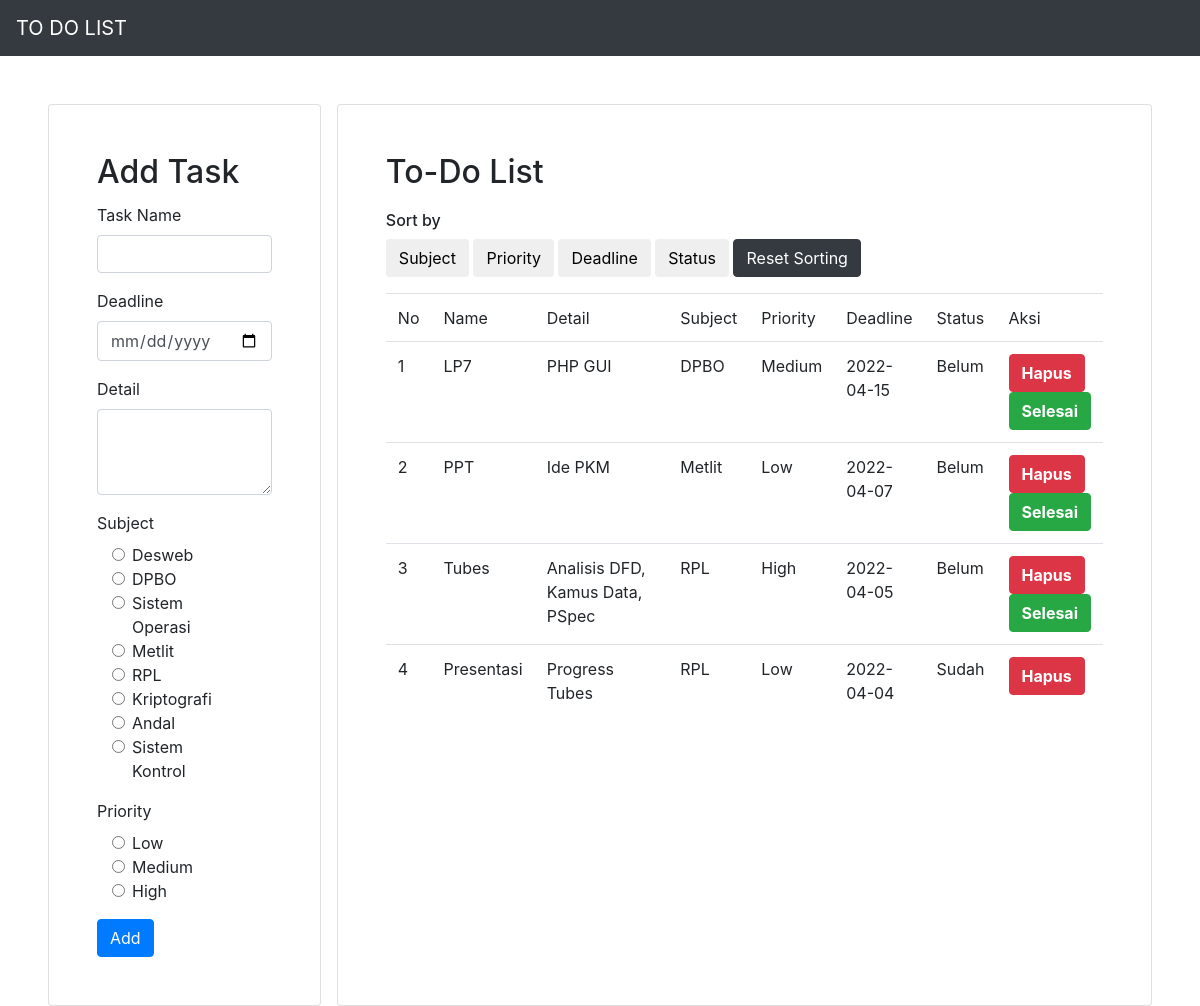
Page /index.php?id_sorting=subject_td on the committed database.
### tables this page shows
CREATE TABLE `tb_to_do` (
  `id` int(10) NOT NULL,
  `name_td` varchar(255) NOT NULL,
  `details_td` text NOT NULL,
  `subject_td` varchar(255) NOT NULL,
  `priority_td` varchar(255) NOT NULL,
  `deadline_td` date NOT NULL,
  `status_td` varchar(255) NOT NULL
);

### conf.php (called while the page is built)
<?php
$db_host = "localhost";
$db_user = "root";
$db_password = "";
$db_name = "db_task";
?>

### DB.php (called while the page is built, shortened)
<?php
class DB{
	var $db_host = '';
	var $db_user = '';
	var $db_password = '';
	var $db_name = '';
	var $db_link = '';
	var $result = 0;
	function DB($db_host='', $db_user='', $db_password='', $db_name=''){
		$this->db_host = $db_host;
		$this->db_user = $db_user;
		$this->db_password = $db_password;
		$this->db_name = $db_name;
	}
	function open(){
		$this->db_link = mysqli_connect($this->db_host, $this->db_user, $this->db_password, $this->db_name);
	}
	function execute($query=""){
		$this->result = mysqli_query($this->db_link, $query);
		return $this->result;
	}
	function getResult(){
		return mysqli_fetch_array($this->result);
	}
}
?>

### Task.php (called while the page is built, shortened)
<?php
class Task extends DB{
	function sortingTask($type){
		$query = "SELECT * FROM tb_to_do ORDER BY $type ASC";
		return $this->execute($query);
	}
}
?>

### index.php (the view, shortened to what this page needs)
<?php
include("conf.php");
include("DB.php");
include("Task.php");
$otask = new Task($db_host, $db_user, $db_password, $db_name);
$otask->open();
$otask->getTask();
if(isset($_GET['id_sorting'])){
	$otask->sortingTask($_GET['id_sorting']);
}
$data = null;
$no = 1;
while (list($id, $tname, $tdetails, $tsubject, $tpriority, $tdeadline, $tstatus) = $otask->getResult()) {
	if($tstatus == "Sudah"){
		$data .= "<tr>
		<td>" . $no . "</td>
		<td>" . $tname . "</td>
		<td>" . $tdetails . "</td>
		<td>" . $tsubject . "</td>
		<td>" . $tpriority . "</td>
		<td>" . $tdeadline . "</td>
		<td>" . $tstatus . "</td>
		<td>
		<button class='btn btn-danger'><a href='index.php?id_delete=" . $id . "' style='color: white; font-weight: bold;'>Hapus</a></button>
		</td>
		</tr>";
		$no++;
	}
	else{
		$data .= "<tr>
		<td>" . $no . "</td>
		<td>" . $tname . "</td>
		<td>" . $tdetails . "</td>
		<td>" . $tsubject . "</td>
		<td>" . $tpriority . "</td>
		<td>" . $tdeadline . "</td>
		<td>" . $tstatus . "</td>
		<td>
		<button class='btn btn-danger'><a href='index.php?id_delete=" . $id . "' style='color: white; font-weight: bold;'>Hapus</a></button>
		<button class='btn btn-success' ><a href='index.php?id_status=" . $id .  "' style='color: white; font-weight: bold;'>Selesai</a></button>
		</td>
		</tr>";
		$no++;
	}
}

### rows in the picture
tb_to_do: name_td "LP7", details_td "PHP GUI", subject_td "DPBO", priority_td "Medium", deadline_td "2022-04-15", status_td "Belum"
tb_to_do: name_td "PPT", details_td "Ide PKM", subject_td "Metlit", priority_td "Low", deadline_td "2022-04-07", status_td "Belum"
tb_to_do: name_td "Tubes", details_td "Analisis DFD, Kamus Data, PSpec", subject_td "RPL", priority_td "High", deadline_td "2022-04-05", status_td "Belum"
tb_to_do: name_td "Presentasi", details_td "Progress Tubes", subject_td "RPL", priority_td "Low", deadline_td "2022-04-04", status_td "Sudah"
